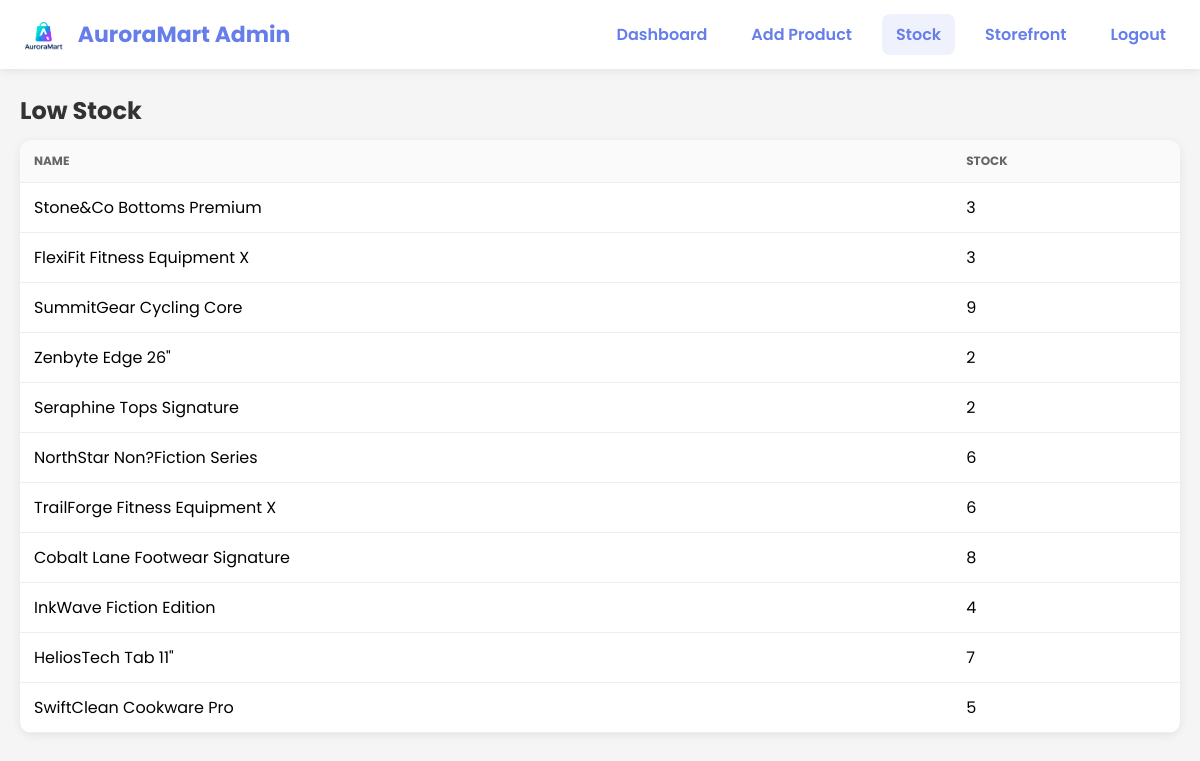
The page /adminpanel/stock/ (signed in) on the database as committed earlier.
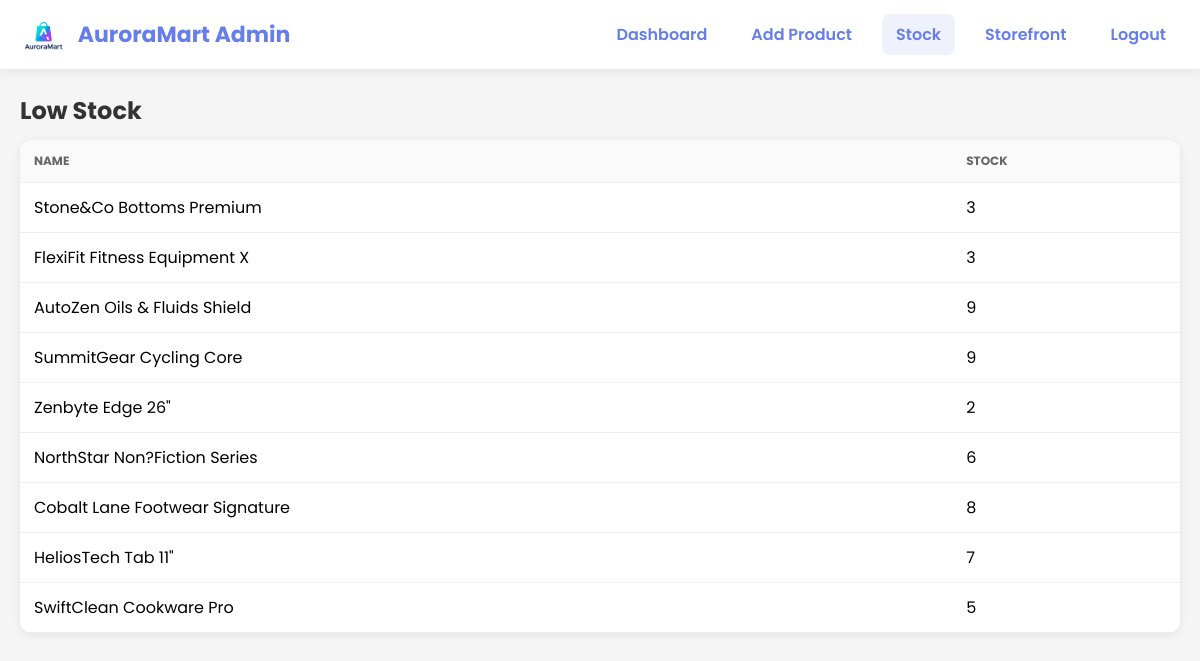
The same page on the database as committed later.
### storefront/models.py (models this page shows, shortened)
class Product(models.Model):
    name = models.CharField(max_length=255)
    description = models.TextField(blank=True, null=True)
    category = models.CharField(max_length=100)
    price = models.DecimalField(max_digits=10, decimal_places=2)
    stock = models.IntegerField(default=0)
    reorder_threshold = models.IntegerField(default=10)
    rating = models.DecimalField(max_digits=3, decimal_places=1, null=True, blank=True)
    image = models.ImageField(upload_to='products/', blank=True, null=True)
    created_at = models.DateTimeField(auto_now_add=True)
    updated_at = models.DateTimeField(auto_now=True)
    is_on_sale = models.BooleanField(default=False)
    original_price = models.DecimalField(max_digits=10, decimal_places=2, null=True, blank=True)
    discount_percentage = models.IntegerField(null=True, blank=True)
    class Meta:
        ordering = ['-created_at']

### adminpanel/views.py (the view)
# urls.py: path('stock/', views.stock_management, name='admin_stock'),
@login_required
@user_passes_test(staff_required)
def stock_management(request):
    low_stock = Product.objects.filter(stock__lte=10)
    return render(request, 'adminpanel/stock.html', {'low_stock': low_stock})

### adminpanel/views.py (called while the page is built)
def staff_required(user):
    return user.is_authenticated and (user.is_staff or user.is_superuser)

### adminpanel/templates/adminpanel/stock.html (shortened to what this page needs)
<!DOCTYPE html>
<html lang="en">
<head>
    {% load static %}
</head>
<body>
    <header>
        <nav>
            <a href="{% url 'storefront:index' %}" class="logo">
                <img src="{% static 'img/auroramart_logo.png' %}" alt="AuroraMart" style="height:32px"> AuroraMart Admin
            </a>
            <div class="nav-links">
                <a href="{% url 'adminpanel:admin_dashboard' %}">Dashboard</a>
                <a href="{% url 'adminpanel:admin_add_product' %}">Add Product</a>
                <a href="{% url 'adminpanel:admin_stock' %}" class="active">Stock</a>
                <a href="{% url 'storefront:index' %}">Storefront</a>
                <a href="{% url 'accounts:logout' %}">Logout</a>
            </div>
        </nav>
    </header>
    <div class="container">
        <h2 style="margin: 0 0 12px 0; color:#333">Low Stock</h2>
        <table>
            <tr><th>Name</th><th>Stock</th></tr>
            {% for p in low_stock %}
            <tr>
                <td>{{ p.name }}</td>
                <td>{{ p.stock }}</td>
            </tr>
            {% empty %}
            <tr><td colspan="2" style="text-align:center; color:#888">No low-stock products.</td></tr>
            {% endfor %}
        </table>
    </div>
</body>
</html>

Rows that differ between the two databases and show on the page:
no longer on this page (row edited): Product: name "Seraphine Tops Signature", stock "2"
no longer on this page (row edited): Product: name "TrailForge Fitness Equipment X", stock "6"
no longer on this page (row edited): Product: name "InkWave Fiction Edition", stock "4"
now on this page (row edited): Product: name "AutoZen Oils & Fluids Shield", stock "9"
